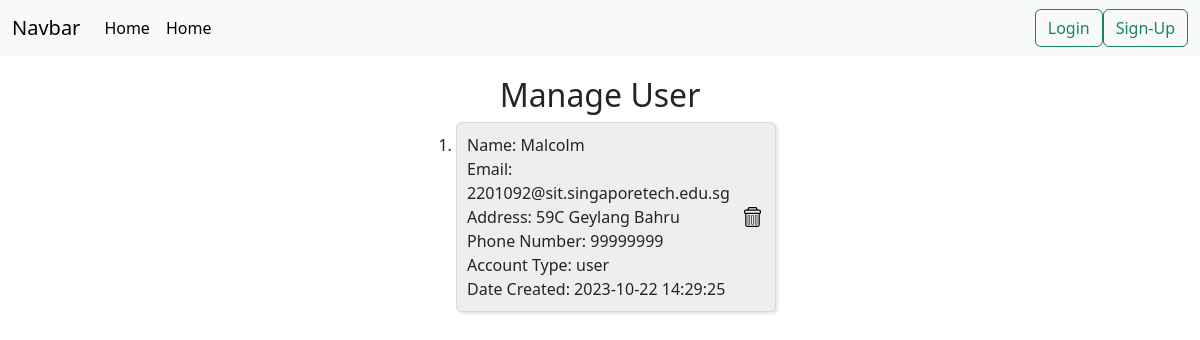
/manage_user, run on an earlier commit of the app's database.
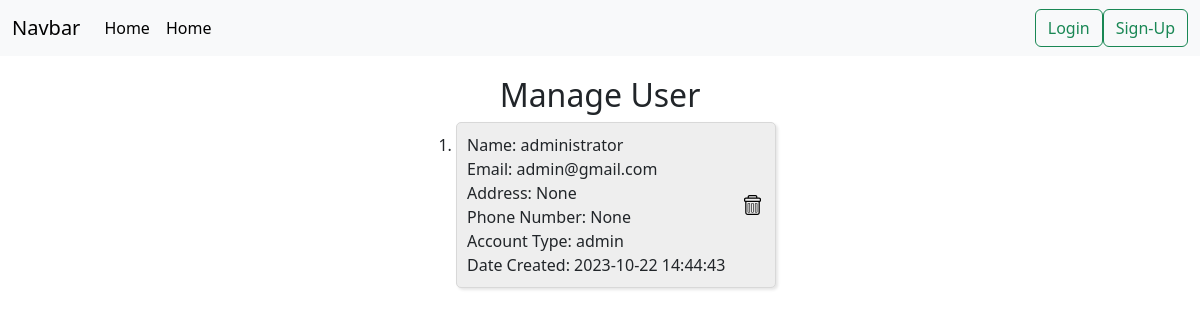
And on a later commit of the database.
### tables this page shows
CREATE TABLE users (
    user_id INTEGER PRIMARY KEY AUTOINCREMENT,
    first_name varchar(50) NOT NULL,
    last_name varchar(50),
    email varchar(50) NOT NULL UNIQUE,
    password varchar(50) NOT NULL,
    address varchar(100),
    phone_number varchar(20),
    account_type varchar(10) NOT NULL DEFAULT "user",
    time_created DATETIME DEFAULT CURRENT_TIMESTAMP
);

### app.py (the view)
@app.route('/manage_user', methods=['GET', 'POST'])
def manage_user():
    try:
        if request.method == 'GET':
            conn = get_db_connection()
            users = conn.execute('SELECT * FROM users').fetchall()
            conn.close()
            return render_template('manage_user.html', users=users)
    except Exception as e:
        print(str(e))
        return redirect('/')

### app.py (called while the page is built)
def get_db_connection():
    conn = sqlite3.connect('sql_database.db')
    conn.row_factory = sqlite3.Row
    return conn

### templates/manage_user.html (shortened to what this page needs)
{% extends 'base.html' %}
{% block body %}
<main class="container-fluid main-cart-container">
  <h2>Manage User</h2>
  <div class="user-list">
    <ol>
      {% for user in users %}
      <li>
        <div class="user-box-flex">
          <div class="user-box-description">
            <div class="manage-user-left-section">
              <div class="first-name">
                {% if user.lastname != null %}
                Name: {{ user.first_name + " " + user.last_name }}
                {% else %}
                Name: {{ user.first_name }}
                {% endif %}
              </div>
              <div class="email">
                Email: {{ user.email }}
              </div>
              <div class="address">
                Address: {{ user.address }}
              </div>
              <div class="phone-number">
                  Phone Number: {{ user.phone_number }}
              </div>
              <div class="account_type">
                  Account Type: {{ user.account_type }}
              </div>
              <div class="date-created">
                  Date Created: {{ user.time_created }}
              </div>
            </div>
            <div class="manage-user-right-section">
              <div class="delete-user-container">
                <form class="delete-user-form" action="/delete_user" method="POST">
                  <button class="delete-user-button">
                    <img src="/static/css/icons/trash.svg" alt="delete-user-image" class="delete-user-image">
                  </button>
                </form>
              </div>
            </div>
          </div>
        </div>
      </li>
      {% endfor %}
  </ol>
  </div>
</main>
{% endblock %}

### templates/base.html (shortened to what this page needs)
<!DOCTYPE html>
<html lang="en">
<head>
    <link rel="stylesheet" href="{{ url_for('static', filename='css/main.css') }}">
    <link href="https://cdn.jsdelivr.net/npm/bootstrap@5.3.2/dist/css/bootstrap.min.css" rel="stylesheet">
  </head>
<body>
    <header>
        <nav class="navbar navbar-expand-lg bg-body-tertiary">
            <div class="container-fluid">
              <a class="navbar-brand" href="#">Navbar</a>
              <div class="collapse navbar-collapse" id="navbarSupportedContent">
                <ul class="navbar-nav me-auto mb-2 mb-lg-0">
                  <li class="nav-item">
                    <a class="nav-link active" aria-current="page" href="/">Home</a>
                  </li>
                  <li class="nav-item">
                    <a class="nav-link active" aria-current="page" href="/detailedItem">Home</a>
                  </li>
                </ul>
                <div class="d-flex">
                  {% if session['login_status'] == 1 %}
                  <a class="btn btn-outline-success" href="/logout">Logout</a>
                  {% else %}
                  <a class="btn btn-outline-success" href="/login">Login</a>
                  <a class="btn btn-outline-success" href="/signup">Sign-Up</a>
                  {% endif %}
                </div>
              </div>
            </div>
          </nav>
        </header>
    {% block body %}{% endblock %}
</body>
</html>

### static/css/main.css (style rules this page uses)
* { margin: 0; padding: 0; }
header { margin-bottom: 20px; }
body, html { height: 100%; font-family: sans-serif; }
.main-cart-container { display: flex; flex-direction: column; align-items: center; }
.delete-cart-container, .delete-user-container { display: flex; justify-content: center; padding-bottom: 5px; padding-right: 5px; }
.delete-cart-form, .delete-user-form { display: flex; justify-content: center; }
.delete-cart-button, .delete-user-button { border: none; }
.delete-cart-image, .delete-user-image { height: 20px; }
.user-box-flex { display: flex; flex-direction: row; }
.user-box-description { display: flex; flex-direction: row; margin-bottom: 12px; border: solid; border-width: 1px; border-radius: 5px; border-color: rgb(216, 216, 216); background-color: rgb(238, 238, 238); box-shadow: 2px 2px 3px rgba(0, 0, 0, 0.1); width: 320px; padding: 10px 0px 10px 10px; }
.manage-user-left-section { flex: 1; }
.manage-user-right-section { display: flex; width: 40px; justify-content: center; align-items: center; }

What changed in the data, as far as the page shows it:
removed users: first_name "Malcolm", email "2201092@sit.singaporetech.edu.sg", address "59C Geylang Bahru", phone_number "99999999", account_type "user", time_created "2023-10-22 14:29:25"
added users: first_name "administrator", email "admin@gmail.com", address "None", phone_number "None", account_type "admin", time_created "2023-10-22 14:44:43"
